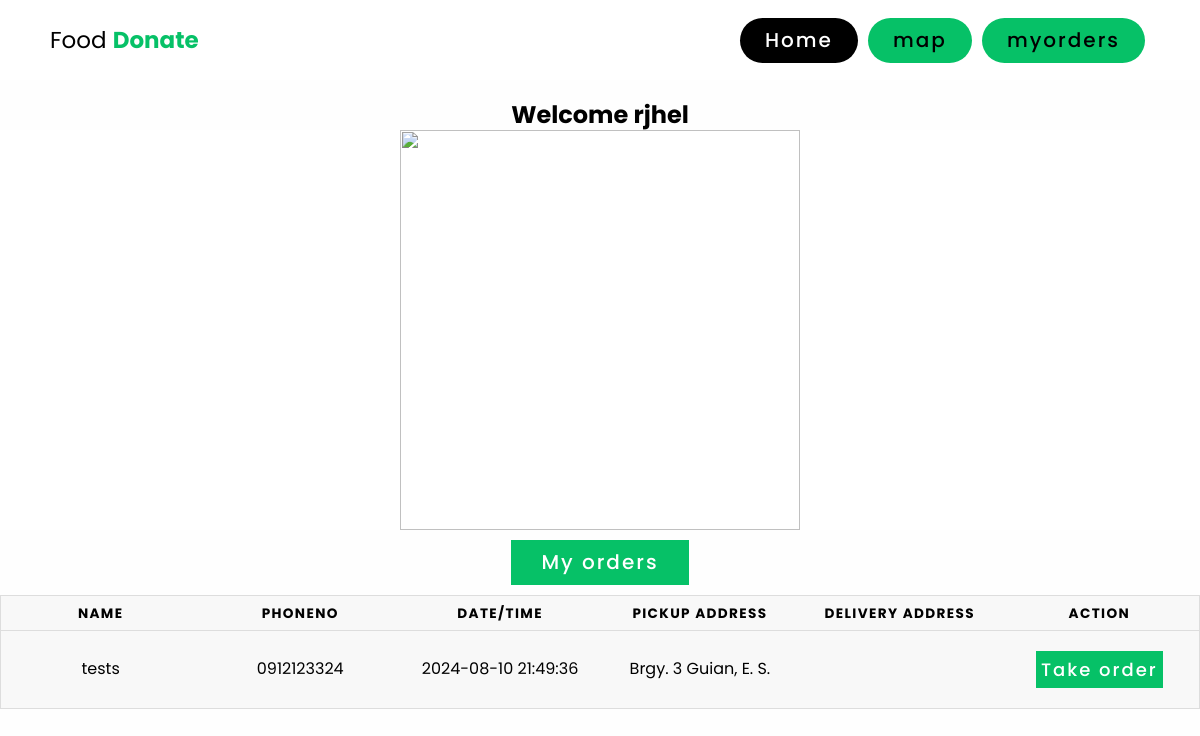
The app's page /delivery/delivery.php (signed in) with its own data.
### tables this page shows
CREATE TABLE `food_donations` (
  `Fid` int(11) NOT NULL,
  `name` varchar(50) NOT NULL,
  `email` varchar(60) NOT NULL,
  `food` varchar(50) NOT NULL,
  `type` text NOT NULL,
  `category` text NOT NULL,
  `classification` varchar(20) DEFAULT NULL,
  `quantity` text NOT NULL,
  `date` datetime DEFAULT current_timestamp(),
  `address` text NOT NULL,
  `location` varchar(50) NOT NULL,
  `phoneno` varchar(25) NOT NULL,
  `assigned_to` int(11) DEFAULT NULL,
  `delivery_by` int(11) DEFAULT NULL
);

### delivery/delivery.php (the view, shortened to what this page needs)
<?php
include '../connection.php';
$name=$_SESSION['name'];
?>
<!DOCTYPE html>
<html lang="en">
<head>
    <link rel="stylesheet" href="../home.css">
    <link rel="stylesheet" href="delivery.css">
</head>
<body>
<header>
        <div class="logo">Food <b style="color: #06C167;">Donate</b></div>
        <nav class="nav-bar">
            <ul>
                <li><a href="#home" class="active">Home</a></li>
                <li><a href="openmap.php" >map</a></li>
                <li><a href="deliverymyord.php" >myorders</a></li>
            </ul>
        </nav>
    </header>
    <br>
         <h2><center>Welcome <?php echo"$name";?></center></h2>
        <div class="itm" >
            <img src="../img/delivery.gif" alt="" width="400" height="400">
        </div>
        <div class="get">
            <?php
$sql = "SELECT fd.Fid AS Fid,fd.location as cure, fd.name,fd.phoneno,fd.date,fd.delivery_by, fd.address as From_address,
ad.name AS delivery_person_name, ad.address AS To_address
FROM food_donations fd
LEFT JOIN admin ad ON fd.assigned_to = ad.Aid where assigned_to IS NOT NULL and   delivery_by IS NULL;
";
$result=mysqli_query($connection, $sql);
$data = array();
while ($row = mysqli_fetch_assoc($result)) {
    $data[] = $row;
}
?>
<div class="log">
<a href="deliverymyord.php">My orders</a>
</div>
<div class="table-container">
         <div class="table-wrapper">
        <table class="table">
        <thead>
        <tr>
            <th >Name</th>
            <th>phoneno</th>
            <th>date/time</th>
            <th>Pickup address</th>
            <th>Delivery Address</th>
            <th>Action</th>
        </tr>
        </thead>
       <tbody>
        <?php foreach ($data as $row) { ?>
        <?php    echo "<tr><td data-label=\"name\">".$row['name']."</td><td data-label=\"phoneno\">".$row['phoneno']."</td><td data-label=\"date\">".$row['date']."</td><td data-label=\"Pickup Address\">".$row['From_address']."</td><td data-label=\"Delivery Address\">".$row['To_address']."</td>";
?>
            <td data-label="Action" style="margin:auto">
                <?php if ($row['delivery_by'] == null) { ?>
                    <form method="post" action=" ">
                        <button type="submit" name="food">Take order</button>
                    </form>
                <?php } else if ($row['delivery_by'] == $id) { ?>
                    Order assigned to you
                <?php } else { ?>
                    Order assigned to another delivery person
                <?php } ?>
            </td>
        </tr>
        <?php } ?>
    </tbody>
</table>
            </div>
   <br>
   <br>
</body>
</html>

### home.css (style rules this page uses)
:root { --navcolor:white; --navfont:black; --green:#06C167; --box-shadow:0 .5rem 1rem rgba(0,0,0.1) }
* { margin: 0; padding: 0; list-style: none; text-decoration: none; box-sizing: border-box; font-family: 'Poppins', sans-serif; }
body { background-color: #fefefe; }
header { width: 100%; height: 80px; background-color: var(--navcolor); display: flex; justify-content: space-between; align-items: center; padding: 0 100px; }
.logo { font-size: 23px; color:var(--navfont); }
.nav-bar ul { display: flex; }
.nav-bar ul li a { display: block; color: var(--navfont); font-size: 20px ; padding:10px 25px; border-radius: 50px; transition: 0.2s; margin: 0 5px; }
.nav-bar ul li a.active { color:var(--navcolor); background-color: var(--navfont); }
@media only screen and (max-width:1320px) { header { padding:0 50px; } }

### delivery/delivery.css (style rules this page uses)
table { border: 1px solid #ccc; border-collapse: collapse; margin: 0; padding: 0; width: 100%; table-layout: fixed; }
table tr { background-color: #f8f8f8; border: 1px solid #ddd; padding: .35em; }
table th, table td { padding: .625em; text-align: center; }
table th { font-size: .85em; letter-spacing: .1em; text-transform: uppercase; }
body { font-family: "Open Sans", sans-serif; line-height: 1.25; }
button, input { font-size: 18px; background:#06C167; padding: 5px; text-decoration: none; font-weight: 500; margin:10px auto 10px auto; color: #fff; letter-spacing: 2px; transition: 0.2s; border: #06C167; }
.log { margin: auto; display:grid; align-items: center; }
a { display: inline-block; font-size: 20px; background:#06C167; padding: 10px 30px; text-decoration: none; font-weight: 500; margin:10px auto 10px auto; color: #fff; letter-spacing: 2px; transition: 0.2s; }

### delivery/delivery.php (style rules this page uses)
.itm { background-color: white; display: grid; }
.itm img { width: 400px; height: 400px; margin-left: auto; margin-right: auto; }

### records on screen
food_donations: name "tests", phoneno "0912123324", date "2024-08-10 21:49:36", address "Brgy. 3 Guian, E. S."

### other values on screen
$name "rjhel"
